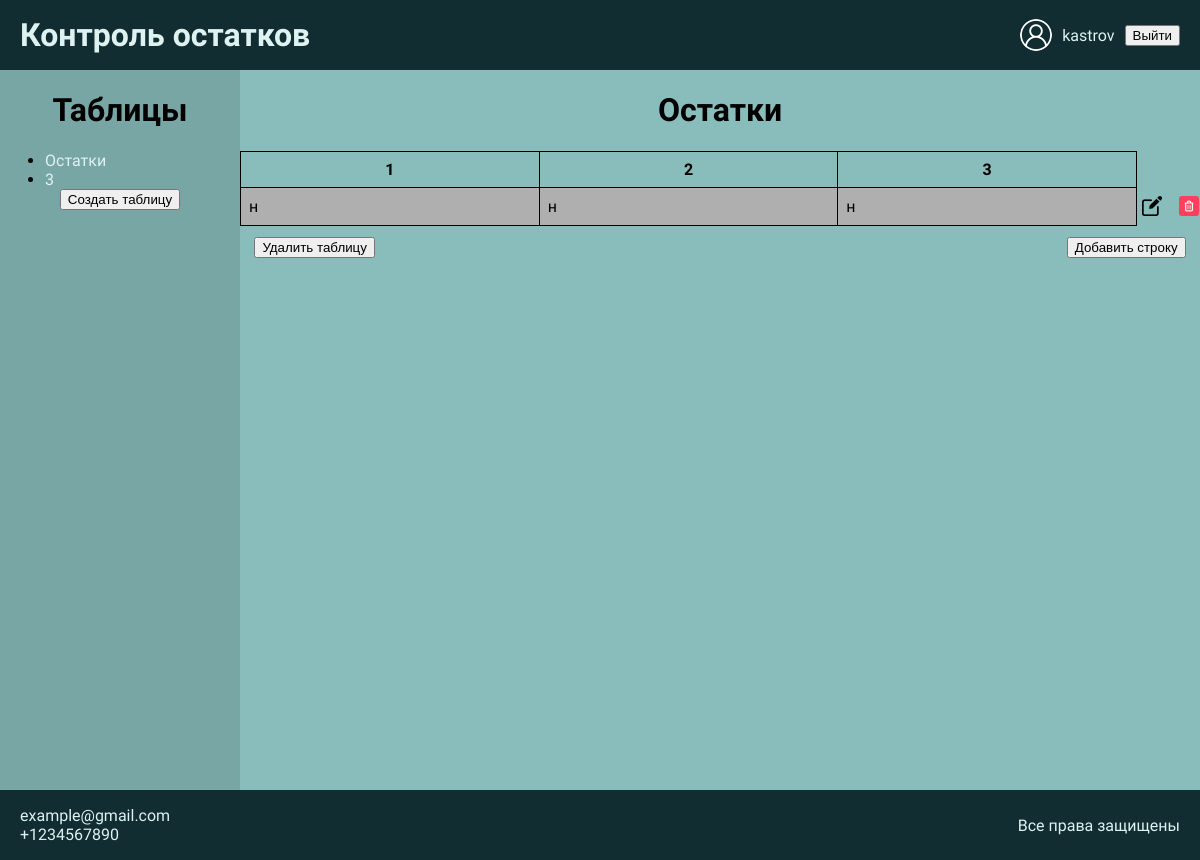
The app's page /?table_id=3 (signed in) with its own data.
### aob/models.py (models this page shows, shortened)
class Table(models.Model):
    name = models.CharField(max_length = 50)
    user = models.ForeignKey(User, on_delete = models.CASCADE, related_name = 'tables')

class Column(models.Model):
    name = models.CharField(max_length = 50)
    table = models.ForeignKey(Table, on_delete = models.CASCADE, related_name = 'columns')
    order = models.PositiveIntegerField(default = 0)
    class Meta:
        ordering = ['order']

class Row(models.Model):
    table = models.ForeignKey(Table, on_delete = models.CASCADE, related_name = 'rows')
    created_at = models.DateTimeField(auto_now_add = True)

### aob/views.py (the view)
# urls.py: path("", views.index, name='index'),
def index(request):
    username = request.session.get("username")
    user_id = request.session.get("user_id")
    tables = Table.objects.filter(user_id=user_id)
    table_id = request.GET.get("table_id")
    table = None
    columns = []
    rows_data = []
    if table_id:
        table = get_object_or_404(
            Table.objects.prefetch_related("columns", "rows__cells"),
            id=table_id,
            user_id=user_id
        )
        columns = list(table.columns.all())
        rows = list(table.rows.all())
        rows_data = []
        for row in table.rows.all():
            cell_value = []
            for col in columns:
                cell = next((c for c in row.cells.all() if c.column_id == col.id), None)
                cell_value.append(cell.value if cell else "")
            rows_data.append({
                "row": row,
                "cells": cell_value
            })
    context = {
        "username": username,
        "tables": tables,
        "table": table,
        "columns": columns,
        "rows": rows_data
    }
    return render(request, "index.html", context)

### aob/context_processors.py (called while the page is built)
def username_context(request):
    username = request.session.get("username")
    return {"username": username}

### aob/templates/index.html (shortened to what this page needs)
{% extends 'h_f.html' %}
{% load static %}
{% block content %}
    <div class="index_cont">
            <div class="table_list_cont">
                {% if username %}
                    {% if tables %}
                        <h1>Таблицы</h1>
                        <ul class="table_list">
                            {% for table in tables %}
                            <li><a href="/?table_id={{table.id}}">{{table.name}}</a></li>
                            {% endfor %}
                        </ul>
                    {% else %}
                        <h3>Таблицы не найдены.</h3>
                    {% endif %}
                    <button id="create_table_open_modal_button">Создать таблицу</button>
                {% else %}
                    <p>Войдите, чтобы увидеть таблицы.</p>
                {% endif %}
            </div>
            <div class="table_cont">
            {% if username %}
                {% if table %}
                    <h1>{{ table.name }}</h1>
                        <div class="table_with_buttons">
                            <table class="table">
                                <thead>
                                    <tr>
                                        {% for col in columns %}
                                            <th>{{col.name}}</th>
                                        {% endfor %}
                                    </tr>
                                </thead>
                                <tbody>
                                    {% if rows %}
                                        {% for r in rows %}
                                            <tr class="row">
                                                {% for cell in r.cells %}
                                                    <td>{{ cell }}</td>
                                                {% endfor %}
                                            </tr>
                                        {% endfor %}
                                    {% else %}
                                        <tr>
                                            <td colspan="{{ columns|length }}">Нет данных</td>
                                        </tr>
                                    {% endif %}
                                </tbody>
                            </table>
                            <div class="table_row_buttons">
                                {% for r in rows %}
                                <div class="row_buttons">
                                    <button type="button" class="edit_row_button" data-row-id="{{ r.row.id }}" data-table-id="{{ table.id}}">
                                        <img src="{% static 'img/edit.png' %}" alt="Изменить" width="20" height="20">
                                    </button>
                                    <form method="POST" action="{%  url 'delete_row' table.id r.row.id%}" style="display: inline;">
                                        <button type="submit" class="delete_row_button">
                                            <img src="{% static 'img/delete.png' %}" alt="Удалить" width="20" height="20">
                                        </button>
                                    </form>
                                </div>
                                {% endfor %}
                            </div>
                        </div>
                        <div class="table_buttons_div">
                            <button type="button" id="delete_table_button" data-table-id="{{ table.id }}">Удалить таблицу</button>
                            <button id="add_row_button">Добавить строку</button>
                        </div>
                    {% else %}
                        <h1>Здравствуйте, {{username}}</h1>
                        <p>Выберите таблицу для отображения</p>
                    {% endif %}
                {% else %}
                <h1>Главная</h1>
                <p>Добро пожаловать на сайт!</p>
            {% endif %}
            </div>
    </div>
{% endblock %}

### aob/static/styles/style.css (style rules this page uses)
body { margin: 0px; background-color: #88BDBC; font-family: 'Geologica', sans-serif; height: 100%; }
a { text-decoration: none; color: #DEF2F1; }
ul { margin: 0px; }
.index_cont { display: flex; height: 90vh; }
.table_list_cont { display: flex; flex-direction: column; align-items: center; background-color: #78a6a5; width: 20%; }
.table_list { display: flex; flex-direction: column; width: 100%; margin-left: 50px; }
.table_cont { width: 80%; display: flex; flex-direction: column; align-items: center; }
.table_with_buttons { width: 100%; display: flex; align-items: start; justify-content: center; gap: 3px; }
.table { width: 95%; border-collapse: collapse; table-layout: fixed; border: 1px solid #000 }
.table th, .table td { border: 1px solid #000; width: 90%; padding: 8px; overflow: hidden; text-overflow: ellipsis; white-space: nowrap; }
.row { width: 100%; justify-content: space-between; align-items: center; background-color: #afafaf; height: 38px; }
.table_row_buttons { display: flex; flex-direction: column; justify-content: start; align-items: center; width: 60px; padding-top: 38px; }
.row_buttons { height: 38px; display: flex; align-items: center; justify-content: center; gap: 5px; }
.row_buttons button { border: none; background: none; cursor: pointer; transition: transform 0.1s ease; }
.table_buttons_div { margin-top: 10px; display: flex; justify-content: space-between; width: 97%; }

### records on screen
Table: name "Остатки"
Table: name "3"
Column: name "1"
Column: name "2"
Column: name "3"
Row: cells "н" "н" "н"

### other values on screen
{{ username }} "kastrov"
